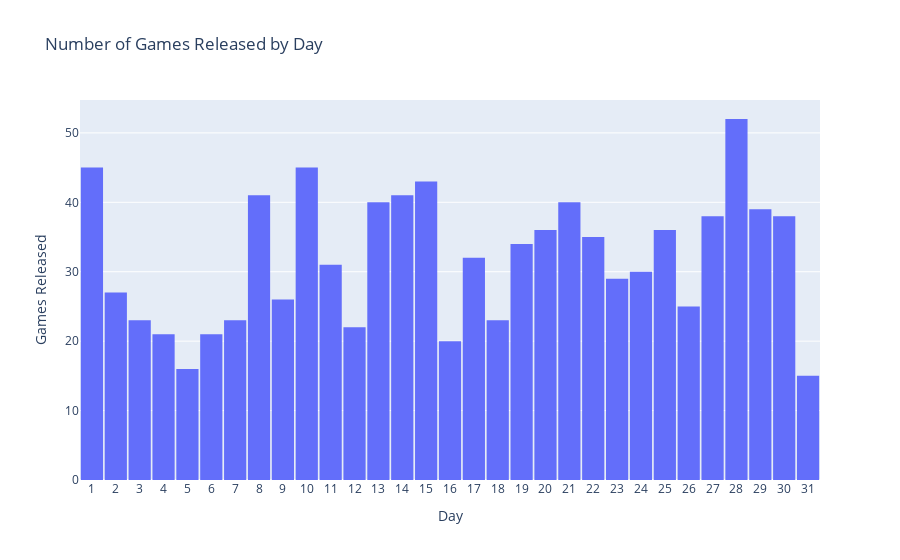

Notebook code for this chart:
### Markdown cell above
### Amount of Video Games Released by Day

### Code cell
# Graph
px.histogram(vg, x='Day',
            nbins=31,
            title='Number of Games Released by Day').update_layout(  
            bargap=0.07, yaxis_title='Games Released',
            xaxis = dict(
                tickmode = 'linear',
                tick0 = 1,
                dtick = 1)
            )

### Figure 1 — Plotly figure (JSON) as saved in the notebook; plotly's stock layout.template omitted (floating-point values rounded to 4 significant figures; data arrays with more than 128 entries replaced by an {"elided": "..."} marker saying what was removed)
{"data": [{"alignmentgroup": "True", "bingroup": "x", "hovertemplate": "Day=%{x}<br>count=%{y}<extra></extra>", "legendgroup": "", "marker": {"color": "#636efa", "pattern": {"shape": ""}}, "name": "", "nbinsx": 31, "offsetgroup": "", "orientation": "v", "showlegend": false, "type": "histogram", "x": {"elided": "987 int values"}, "xaxis": "x", "yaxis": "y"}], "layout": {"bargap": 0.07, "barmode": "relative", "legend": {"tracegroupgap": 0}, "title": {"text": "Number of Games Released by Day"}, "xaxis": {"anchor": "y", "domain": [0, 1], "dtick": 1, "tick0": 1, "tickmode": "linear", "title": {"text": "Day"}}, "yaxis": {"anchor": "x", "domain": [0, 1], "title": {"text": "Games Released"}}}}
